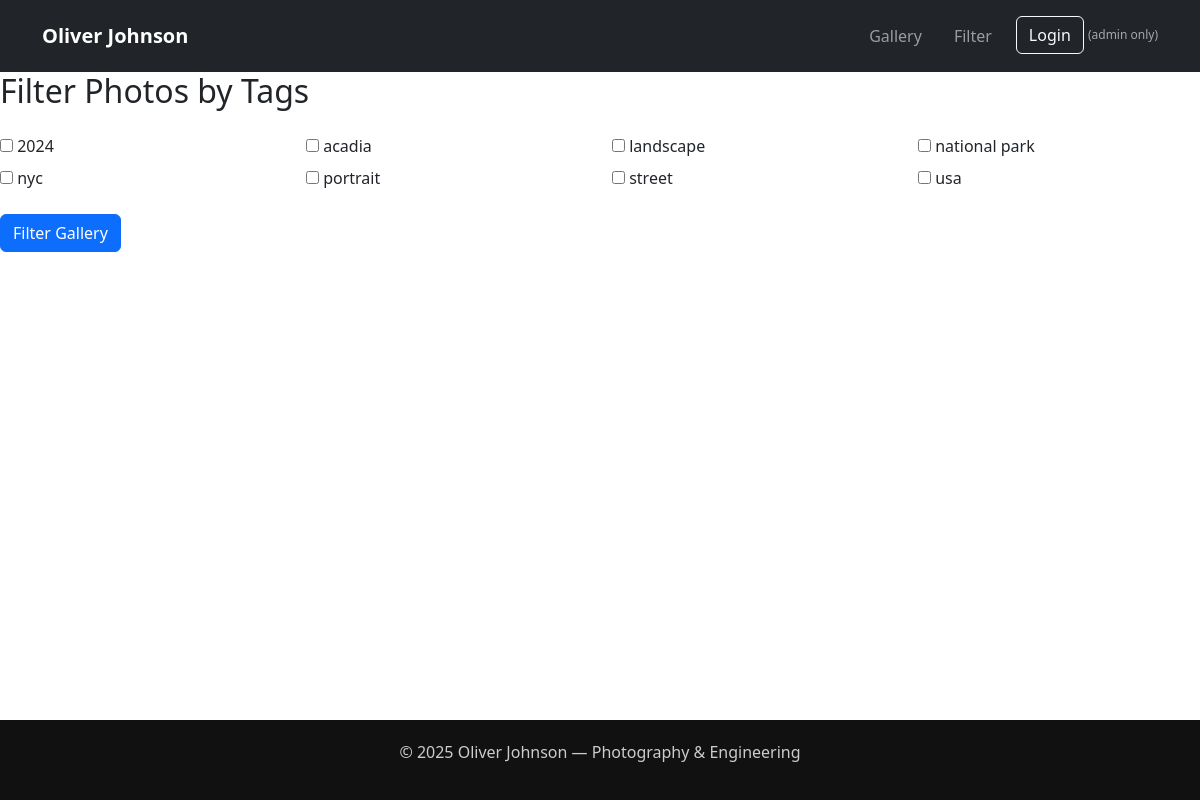
The app's page /filter with its own data.
### app/models.py (models this page shows)
class Tag(db.Model):
    id = db.Column(db.Integer, primary_key=True)
    name = db.Column(db.String(50), unique=True, nullable=False)

### app/main/routes.py (the view, shortened to what this page needs)
@main.route("/filter", methods=["GET", "POST"])
def filter_gallery():
    all_tags = Tag.query.order_by(Tag.name).all()
    return render_template("filter_gallery.html", tags=all_tags, photos=None)

### app/templates/filter_gallery.html (shortened to what this page needs)
{% extends "base.html" %}
{% block content %}
<h2 class="mb-4">Filter Photos by Tags</h2>
<form method="POST" class="mb-4">
    <div class="row">
        {% for tag in tags %}
        <div class="col-md-3 mb-2">
            <input
                type="checkbox"
                name="tags"
                value="{{ tag.id }}"
            >
            <label>{{ tag.name }}</label>
        </div>
        {% endfor %}
    </div>
    <button class="btn btn-primary mt-3" type="submit">Filter Gallery</button>
</form>
{% endblock %}

### app/templates/base.html (style rules this page uses)
body { margin: 0; padding: 0; min-height: 100vh; display: flex; flex-direction: column; }

### records on screen
Tag: name "2024"
Tag: name "acadia"
Tag: name "landscape"
Tag: name "national park"
Tag: name "nyc"
Tag: name "portrait"
Tag: name "street"
Tag: name "usa"

### other values on screen
{{ current_year if current_year else "2025" }} "2025"
